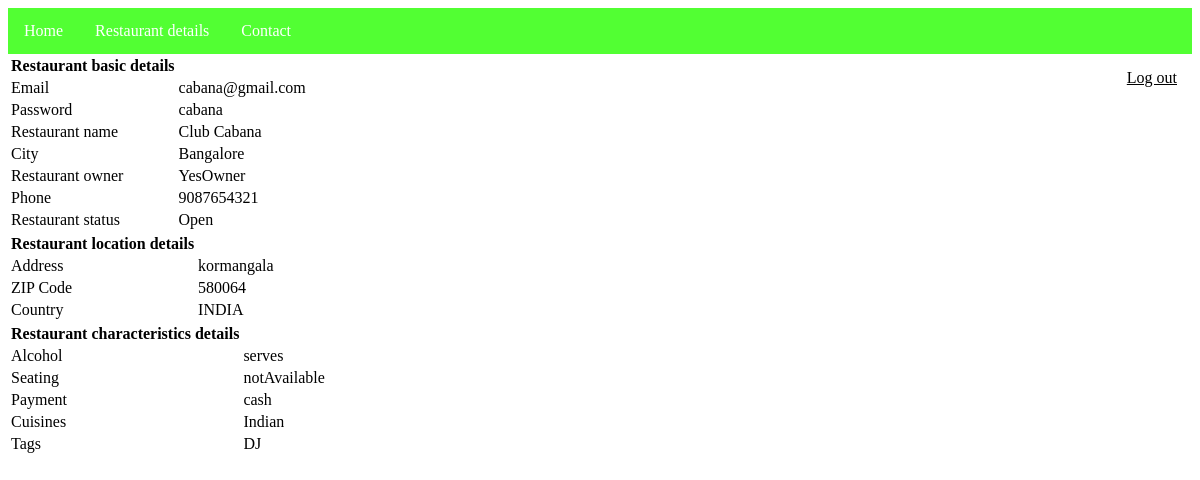
The app's page /restaurant_details.php (signed in) with its own data.
### tables this page shows
CREATE TABLE `res_register` (
  `resname` varchar(100) NOT NULL,
  `email` varchar(100) NOT NULL,
  `password` varchar(50) NOT NULL,
  `city` varchar(80) NOT NULL,
  `owner` varchar(50) DEFAULT NULL,
  `phone` bigint(10) NOT NULL,
  `status` varchar(50) NOT NULL,
  `cuisines` varchar(50) NOT NULL,
  PRIMARY KEY (`resname`)
);

CREATE TABLE `res_location` (
  `resname` varchar(100) NOT NULL,
  `address` varchar(200) NOT NULL,
  `zip` bigint(6) NOT NULL,
  `country` varchar(10) NOT NULL,
  PRIMARY KEY (`resname`),
  CONSTRAINT `res_register_res_location` FOREIGN KEY (`resname`) REFERENCES `res_register` (`resname`)
);

CREATE TABLE `res_characteristics` (
  `resname` varchar(100) NOT NULL,
  `alcohol` varchar(50) DEFAULT NULL,
  `seating` varchar(50) DEFAULT NULL,
  `payments` varchar(50) DEFAULT NULL,
  `cuisines` varchar(50) DEFAULT NULL,
  `avg_price` int(5) NOT NULL,
  `tags` varchar(50) DEFAULT NULL,
  PRIMARY KEY (`resname`),
  CONSTRAINT `res_characteristics_res_register` FOREIGN KEY (`resname`) REFERENCES `res_register` (`resname`)
);

### restaurant_details.php (the view, shortened to what this page needs)
<!DOCTYPE html>
<?php
    $user = $_SESSION['username'];
include('connect.php');
$basic_query="select * from res_register where  resname = '$user'";
$res_basic = mysqli_query($db, $basic_query) or die("Failed to query the basic details table of database");
$loc_query = "select * from res_location where  resname='$user'";
$res_loc = mysqli_query($db, $loc_query) or die("Failed to query the location details table of database");
$char_query = "select * from res_characteristics where  resname='$user'";
$res_char = mysqli_query($db, $char_query) or die("Failed to query the charactistics details table of database");
?>
<html>
<head>
</head>
<body>
<ul>
  <li><a class="active" href="res_home.php">Home</a></li>
  <li><a href="restaurant_details.php">Restaurant details</a></li>
  <li><a href="contact.html">Contact</a></li>
</ul>
<div style="float:right; color:black;padding:10px">
    <a style="float:right; color:black;padding:5px" href="logout.php">Log out</a>
</div>
<table class="table">
    <thead>
        <tr>
            <center><th><?php echo 'Restaurant basic details'; ?></th></center>
        </tr>
     </thead>
     <tbody>
        <tr>
        <?php while($row=mysqli_fetch_array($res_basic)){ ?>
            <td>Email </td>
            <td><?php echo $row['email']; ?></td>
        </tr>
        <tr>
            <td>Password </td>
            <td><?php echo $row['password']; ?></td>
        </tr>
        <tr>
            <td>Restaurant name </td>
            <td><?php echo $row['resname']; ?></td>
        </tr>
        <tr>
            <td>City </td>
            <td><?php echo $row['city']; ?></td>
        </tr>
        <tr>
            <td>Restaurant owner </td>
            <td><?php echo $row['owner']; ?></td>
        </tr>
        <tr>
            <td>Phone </td>
            <td><?php echo $row['phone']; ?></td>
        </tr>
        <tr>
            <td>Restaurant status </td>
            <td><?php echo $row['status']; ?></td>
        </tr>
        <?php } ?>
    </tbody>
</table>
<table class="table">
    <thead>
        <tr>
            <center><th><?php echo 'Restaurant location details'; ?></th></center>
        </tr>
     </thead>
     <tbody>
        <tr>
        <?php while($row=mysqli_fetch_array($res_loc)){ ?>
            <td>Address </td>
            <td><?php echo $row['address']; ?></td>
        </tr>
        <tr>
            <td>ZIP Code </td>
            <td><?php echo $row['zip']; ?></td>
        </tr>
        <tr>
            <td>Country </td>
            <td><?php echo $row['country']; ?></td>
        </tr>
        <?php } ?>
    </tbody>
</table>
<table class="table">
    <thead>
        <tr>
            <center><th><?php echo 'Restaurant characteristics details'; ?></th></center>
        </tr>
     </thead>
     <tbody>
        <tr>
        <?php while($row=mysqli_fetch_array($res_char)){ ?>
            <td>Alcohol </td>
            <td><?php echo $row['alcohol']; ?></td>
        </tr>
        <tr>
            <td>Seating </td>
            <td><?php echo $row['seating']; ?></td>
        </tr>
        <tr>
            <td>Payment </td>
            <td><?php echo $row['payments']; ?></td>
        </tr>
        <tr>
            <td>Cuisines </td>
            <td><?php echo $row['cuisines']; ?></td>
        </tr>
        <tr>
            <td>Tags </td>
            <td><?php echo $row['tags']; ?></td>
        </tr>
        <?php } ?>
    </tbody>
</table>
</body>
</html>

### restaurant_details.php (style rules this page uses)
ul { list-style-type: none; margin: 0; padding: 0; overflow: hidden; background-color: #52ff33; }
li { float: left; }
li a { display: block; color: white;x text-align: center; padding: 14px 16px; text-decoration: none; }

### records on screen
res_register: email "cabana@gmail.com", password "cabana", resname "Club Cabana", city "Bangalore", owner "YesOwner", phone "9087654321", status "Open"
res_location: address "kormangala", zip "580064", country "INDIA"
res_characteristics: alcohol "serves", seating "notAvailable", payments "cash", cuisines "Indian", tags "DJ"
